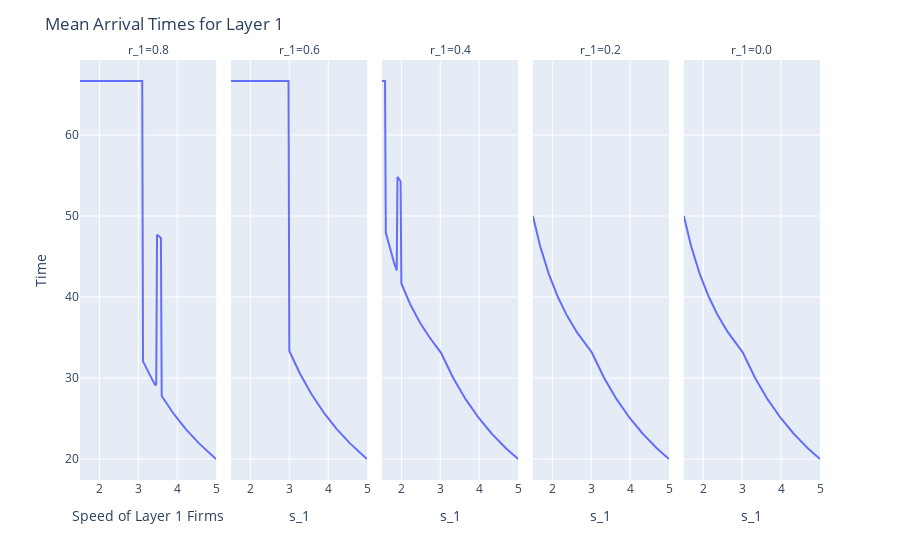
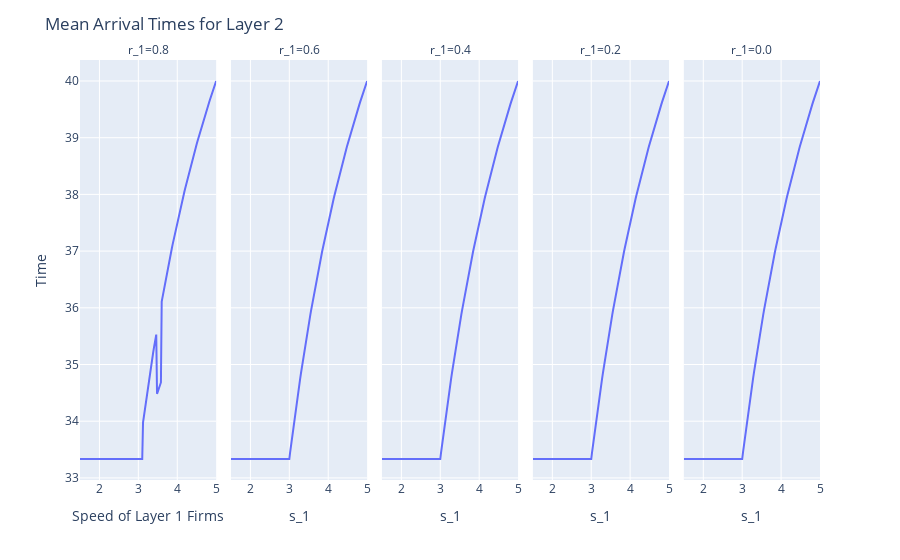
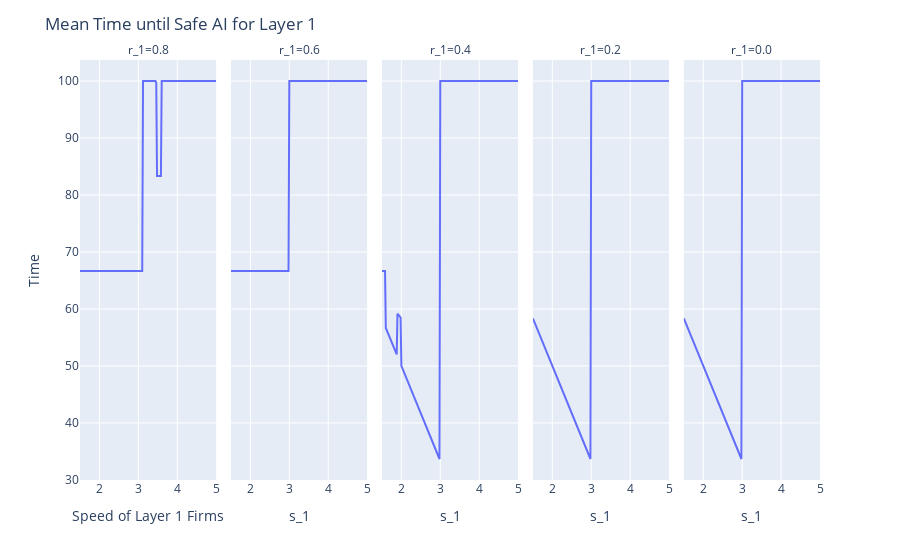
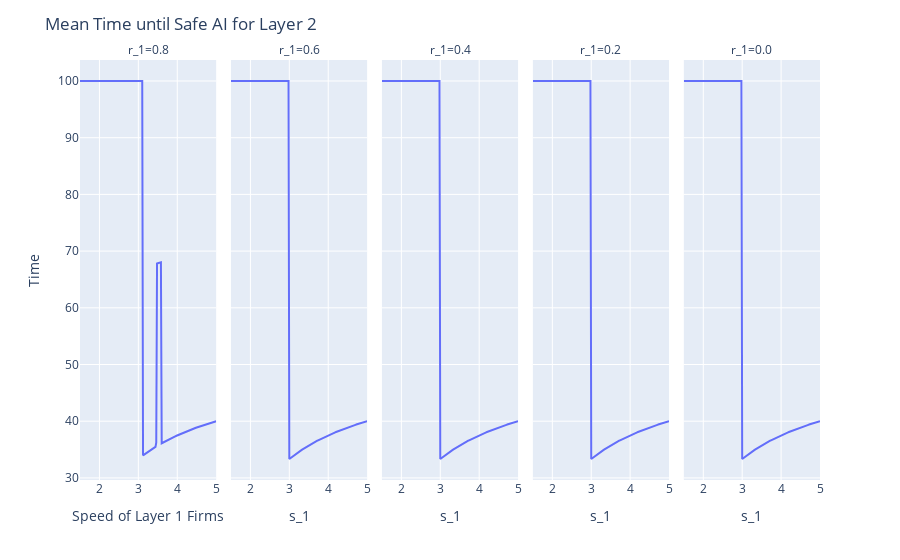

Notebook source saved alongside these figures, in order:
### Markdown cell above
Create plots for each strategy profile's arrival times and safe times as we vary one parameter

### Code cell
def plot_mean_times(df):
    """
    Create lineplots for the mean arrival and safe times as we vary s_1and r_1"""
    
    df_plot = df[(df["s_2"] == selected_s_2) & (df["p_2"] == selected_p_2)]
    df_plot["r_1"] = np.round(df_plot["r_1"], decimals=2)
    set_r_1 = select_unique_values(df_plot["r_1"])
    
    figs = []
    titles = ['Mean Arrival Times for Layer 1',
              'Mean Arrival Times for Layer 2',
              'Mean Time until Safe AI for Layer 1',
              'Mean Time until Safe AI for Layer 2']
    for i, var in enumerate(["arrival_times_layer_1_mean",
                             "arrival_times_layer_2_mean",
                             "safe_times_layer_1_mean",
                             "safe_times_layer_2_mean"]):
        fig = px.line(df_plot[df_plot["r_1"].isin(set_r_1)],
                        x="s_1",
                        y=var,
                        facet_col="r_1")

        fig.update_layout(title=titles[i],
                            xaxis_title='Speed of Layer 1 Firms',
                            yaxis_title='Time',
                            )
        figs.append(fig)
        fig.show()

    return figs

figs = plot_mean_times(df)

### Figure 1 — Plotly figure (JSON) as saved in the notebook; plotly's stock layout.template omitted (floating-point values rounded to 4 significant figures; data arrays with more than 128 entries replaced by an {"elided": "..."} marker saying what was removed)
{"data": [{"hovertemplate": "r_1=0.8<br>s_1=%{x}<br>arrival_times_layer_1_mean=%{y}<extra></extra>", "legendgroup": "", "line": {"color": "#636efa", "dash": "solid"}, "marker": {"symbol": "circle"}, "mode": "lines", "name": "", "orientation": "v", "showlegend": false, "type": "scatter", "x": {"elided": "176 float values"}, "xaxis": "x", "y": {"elided": "176 float values"}, "yaxis": "y"}, {"hovertemplate": "r_1=0.6<br>s_1=%{x}<br>arrival_times_layer_1_mean=%{y}<extra></extra>", "legendgroup": "", "line": {"color": "#636efa", "dash": "solid"}, "marker": {"symbol": "circle"}, "mode": "lines", "name": "", "orientation": "v", "showlegend": false, "type": "scatter", "x": {"elided": "176 float values"}, "xaxis": "x2", "y": {"elided": "176 float values"}, "yaxis": "y2"}, {"hovertemplate": "r_1=0.4<br>s_1=%{x}<br>arrival_times_layer_1_mean=%{y}<extra></extra>", "legendgroup": "", "line": {"color": "#636efa", "dash": "solid"}, "marker": {"symbol": "circle"}, "mode": "lines", "name": "", "orientation": "v", "showlegend": false, "type": "scatter", "x": {"elided": "176 float values"}, "xaxis": "x3", "y": {"elided": "176 float values"}, "yaxis": "y3"}, {"hovertemplate": "r_1=0.2<br>s_1=%{x}<br>arrival_times_layer_1_mean=%{y}<extra></extra>", "legendgroup": "", "line": {"color": "#636efa", "dash": "solid"}, "marker": {"symbol": "circle"}, "mode": "lines", "name": "", "orientation": "v", "showlegend": false, "type": "scatter", "x": {"elided": "176 float values"}, "xaxis": "x4", "y": {"elided": "176 float values"}, "yaxis": "y4"}, {"hovertemplate": "r_1=0.0<br>s_1=%{x}<br>arrival_times_layer_1_mean=%{y}<extra></extra>", "legendgroup": "", "line": {"color": "#636efa", "dash": "solid"}, "marker": {"symbol": "circle"}, "mode": "lines", "name": "", "orientation": "v", "showlegend": false, "type": "scatter", "x": {"elided": "176 float values"}, "xaxis": "x5", "y": {"elided": "176 float values"}, "yaxis": "y5"}], "layout": {"annotations": [{"font": {}, "showarrow": false, "text": "r_1=0.8", "x": 0.092, "xanchor": "center", "xref": "paper", "y": 1, "yanchor": "bottom", "yref": "paper"}, {"font": {}, "showarrow": false, "text": "r_1=0.6", "x": 0.296, "xanchor": "center", "xref": "paper", "y": 1, "yanchor": "bottom", "yref": "paper"}, {"font": {}, "showarrow": false, "text": "r_1=0.4", "x": 0.5, "xanchor": "center", "xref": "paper", "y": 1, "yanchor": "bottom", "yref": "paper"}, {"font": {}, "showarrow": false, "text": "r_1=0.2", "x": 0.704, "xanchor": "center", "xref": "paper", "y": 1, "yanchor": "bottom", "yref": "paper"}, {"font": {}, "showarrow": false, "text": "r_1=0.0", "x": 0.908, "xanchor": "center", "xref": "paper", "y": 1, "yanchor": "bottom", "yref": "paper"}], "legend": {"tracegroupgap": 0}, "margin": {"t": 60}, "title": {"text": "Mean Arrival Times for Layer 1"}, "xaxis": {"anchor": "y", "domain": [0, 0.184], "title": {"text": "Speed of Layer 1 Firms"}}, "xaxis2": {"anchor": "y2", "domain": [0.204, 0.388], "matches": "x", "title": {"text": "s_1"}}, "xaxis3": {"anchor": "y3", "domain": [0.408, 0.592], "matches": "x", "title": {"text": "s_1"}}, "xaxis4": {"anchor": "y4", "domain": [0.612, 0.796], "matches": "x", "title": {"text": "s_1"}}, "xaxis5": {"anchor": "y5", "domain": [0.816, 1], "matches": "x", "title": {"text": "s_1"}}, "yaxis": {"anchor": "x", "domain": [0, 1], "title": {"text": "Time"}}, "yaxis2": {"anchor": "x2", "domain": [0, 1], "matches": "y", "showticklabels": false}, "yaxis3": {"anchor": "x3", "domain": [0, 1], "matches": "y", "showticklabels": false}, "yaxis4": {"anchor": "x4", "domain": [0, 1], "matches": "y", "showticklabels": false}, "yaxis5": {"anchor": "x5", "domain": [0, 1], "matches": "y", "showticklabels": false}}}

### Figure 2 — Plotly figure (JSON) as saved in the notebook; plotly's stock layout.template omitted (floating-point values rounded to 4 significant figures; data arrays with more than 128 entries replaced by an {"elided": "..."} marker saying what was removed)
{"data": [{"hovertemplate": "r_1=0.8<br>s_1=%{x}<br>arrival_times_layer_2_mean=%{y}<extra></extra>", "legendgroup": "", "line": {"color": "#636efa", "dash": "solid"}, "marker": {"symbol": "circle"}, "mode": "lines", "name": "", "orientation": "v", "showlegend": false, "type": "scatter", "x": {"elided": "176 float values"}, "xaxis": "x", "y": {"elided": "176 float values"}, "yaxis": "y"}, {"hovertemplate": "r_1=0.6<br>s_1=%{x}<br>arrival_times_layer_2_mean=%{y}<extra></extra>", "legendgroup": "", "line": {"color": "#636efa", "dash": "solid"}, "marker": {"symbol": "circle"}, "mode": "lines", "name": "", "orientation": "v", "showlegend": false, "type": "scatter", "x": {"elided": "176 float values"}, "xaxis": "x2", "y": {"elided": "176 float values"}, "yaxis": "y2"}, {"hovertemplate": "r_1=0.4<br>s_1=%{x}<br>arrival_times_layer_2_mean=%{y}<extra></extra>", "legendgroup": "", "line": {"color": "#636efa", "dash": "solid"}, "marker": {"symbol": "circle"}, "mode": "lines", "name": "", "orientation": "v", "showlegend": false, "type": "scatter", "x": {"elided": "176 float values"}, "xaxis": "x3", "y": {"elided": "176 float values"}, "yaxis": "y3"}, {"hovertemplate": "r_1=0.2<br>s_1=%{x}<br>arrival_times_layer_2_mean=%{y}<extra></extra>", "legendgroup": "", "line": {"color": "#636efa", "dash": "solid"}, "marker": {"symbol": "circle"}, "mode": "lines", "name": "", "orientation": "v", "showlegend": false, "type": "scatter", "x": {"elided": "176 float values"}, "xaxis": "x4", "y": {"elided": "176 float values"}, "yaxis": "y4"}, {"hovertemplate": "r_1=0.0<br>s_1=%{x}<br>arrival_times_layer_2_mean=%{y}<extra></extra>", "legendgroup": "", "line": {"color": "#636efa", "dash": "solid"}, "marker": {"symbol": "circle"}, "mode": "lines", "name": "", "orientation": "v", "showlegend": false, "type": "scatter", "x": {"elided": "176 float values"}, "xaxis": "x5", "y": {"elided": "176 float values"}, "yaxis": "y5"}], "layout": {"annotations": [{"font": {}, "showarrow": false, "text": "r_1=0.8", "x": 0.092, "xanchor": "center", "xref": "paper", "y": 1, "yanchor": "bottom", "yref": "paper"}, {"font": {}, "showarrow": false, "text": "r_1=0.6", "x": 0.296, "xanchor": "center", "xref": "paper", "y": 1, "yanchor": "bottom", "yref": "paper"}, {"font": {}, "showarrow": false, "text": "r_1=0.4", "x": 0.5, "xanchor": "center", "xref": "paper", "y": 1, "yanchor": "bottom", "yref": "paper"}, {"font": {}, "showarrow": false, "text": "r_1=0.2", "x": 0.704, "xanchor": "center", "xref": "paper", "y": 1, "yanchor": "bottom", "yref": "paper"}, {"font": {}, "showarrow": false, "text": "r_1=0.0", "x": 0.908, "xanchor": "center", "xref": "paper", "y": 1, "yanchor": "bottom", "yref": "paper"}], "legend": {"tracegroupgap": 0}, "margin": {"t": 60}, "title": {"text": "Mean Arrival Times for Layer 2"}, "xaxis": {"anchor": "y", "domain": [0, 0.184], "title": {"text": "Speed of Layer 1 Firms"}}, "xaxis2": {"anchor": "y2", "domain": [0.204, 0.388], "matches": "x", "title": {"text": "s_1"}}, "xaxis3": {"anchor": "y3", "domain": [0.408, 0.592], "matches": "x", "title": {"text": "s_1"}}, "xaxis4": {"anchor": "y4", "domain": [0.612, 0.796], "matches": "x", "title": {"text": "s_1"}}, "xaxis5": {"anchor": "y5", "domain": [0.816, 1], "matches": "x", "title": {"text": "s_1"}}, "yaxis": {"anchor": "x", "domain": [0, 1], "title": {"text": "Time"}}, "yaxis2": {"anchor": "x2", "domain": [0, 1], "matches": "y", "showticklabels": false}, "yaxis3": {"anchor": "x3", "domain": [0, 1], "matches": "y", "showticklabels": false}, "yaxis4": {"anchor": "x4", "domain": [0, 1], "matches": "y", "showticklabels": false}, "yaxis5": {"anchor": "x5", "domain": [0, 1], "matches": "y", "showticklabels": false}}}

### Figure 3 — Plotly figure (JSON) as saved in the notebook; plotly's stock layout.template omitted (floating-point values rounded to 4 significant figures; data arrays with more than 128 entries replaced by an {"elided": "..."} marker saying what was removed)
{"data": [{"hovertemplate": "r_1=0.8<br>s_1=%{x}<br>safe_times_layer_1_mean=%{y}<extra></extra>", "legendgroup": "", "line": {"color": "#636efa", "dash": "solid"}, "marker": {"symbol": "circle"}, "mode": "lines", "name": "", "orientation": "v", "showlegend": false, "type": "scatter", "x": {"elided": "176 float values"}, "xaxis": "x", "y": {"elided": "176 float values"}, "yaxis": "y"}, {"hovertemplate": "r_1=0.6<br>s_1=%{x}<br>safe_times_layer_1_mean=%{y}<extra></extra>", "legendgroup": "", "line": {"color": "#636efa", "dash": "solid"}, "marker": {"symbol": "circle"}, "mode": "lines", "name": "", "orientation": "v", "showlegend": false, "type": "scatter", "x": {"elided": "176 float values"}, "xaxis": "x2", "y": {"elided": "176 float values"}, "yaxis": "y2"}, {"hovertemplate": "r_1=0.4<br>s_1=%{x}<br>safe_times_layer_1_mean=%{y}<extra></extra>", "legendgroup": "", "line": {"color": "#636efa", "dash": "solid"}, "marker": {"symbol": "circle"}, "mode": "lines", "name": "", "orientation": "v", "showlegend": false, "type": "scatter", "x": {"elided": "176 float values"}, "xaxis": "x3", "y": {"elided": "176 float values"}, "yaxis": "y3"}, {"hovertemplate": "r_1=0.2<br>s_1=%{x}<br>safe_times_layer_1_mean=%{y}<extra></extra>", "legendgroup": "", "line": {"color": "#636efa", "dash": "solid"}, "marker": {"symbol": "circle"}, "mode": "lines", "name": "", "orientation": "v", "showlegend": false, "type": "scatter", "x": {"elided": "176 float values"}, "xaxis": "x4", "y": {"elided": "176 float values"}, "yaxis": "y4"}, {"hovertemplate": "r_1=0.0<br>s_1=%{x}<br>safe_times_layer_1_mean=%{y}<extra></extra>", "legendgroup": "", "line": {"color": "#636efa", "dash": "solid"}, "marker": {"symbol": "circle"}, "mode": "lines", "name": "", "orientation": "v", "showlegend": false, "type": "scatter", "x": {"elided": "176 float values"}, "xaxis": "x5", "y": {"elided": "176 float values"}, "yaxis": "y5"}], "layout": {"annotations": [{"font": {}, "showarrow": false, "text": "r_1=0.8", "x": 0.092, "xanchor": "center", "xref": "paper", "y": 1, "yanchor": "bottom", "yref": "paper"}, {"font": {}, "showarrow": false, "text": "r_1=0.6", "x": 0.296, "xanchor": "center", "xref": "paper", "y": 1, "yanchor": "bottom", "yref": "paper"}, {"font": {}, "showarrow": false, "text": "r_1=0.4", "x": 0.5, "xanchor": "center", "xref": "paper", "y": 1, "yanchor": "bottom", "yref": "paper"}, {"font": {}, "showarrow": false, "text": "r_1=0.2", "x": 0.704, "xanchor": "center", "xref": "paper", "y": 1, "yanchor": "bottom", "yref": "paper"}, {"font": {}, "showarrow": false, "text": "r_1=0.0", "x": 0.908, "xanchor": "center", "xref": "paper", "y": 1, "yanchor": "bottom", "yref": "paper"}], "legend": {"tracegroupgap": 0}, "margin": {"t": 60}, "title": {"text": "Mean Time until Safe AI for Layer 1"}, "xaxis": {"anchor": "y", "domain": [0, 0.184], "title": {"text": "Speed of Layer 1 Firms"}}, "xaxis2": {"anchor": "y2", "domain": [0.204, 0.388], "matches": "x", "title": {"text": "s_1"}}, "xaxis3": {"anchor": "y3", "domain": [0.408, 0.592], "matches": "x", "title": {"text": "s_1"}}, "xaxis4": {"anchor": "y4", "domain": [0.612, 0.796], "matches": "x", "title": {"text": "s_1"}}, "xaxis5": {"anchor": "y5", "domain": [0.816, 1], "matches": "x", "title": {"text": "s_1"}}, "yaxis": {"anchor": "x", "domain": [0, 1], "title": {"text": "Time"}}, "yaxis2": {"anchor": "x2", "domain": [0, 1], "matches": "y", "showticklabels": false}, "yaxis3": {"anchor": "x3", "domain": [0, 1], "matches": "y", "showticklabels": false}, "yaxis4": {"anchor": "x4", "domain": [0, 1], "matches": "y", "showticklabels": false}, "yaxis5": {"anchor": "x5", "domain": [0, 1], "matches": "y", "showticklabels": false}}}

### Figure 4 — Plotly figure (JSON) as saved in the notebook; plotly's stock layout.template omitted (floating-point values rounded to 4 significant figures; data arrays with more than 128 entries replaced by an {"elided": "..."} marker saying what was removed)
{"data": [{"hovertemplate": "r_1=0.8<br>s_1=%{x}<br>safe_times_layer_2_mean=%{y}<extra></extra>", "legendgroup": "", "line": {"color": "#636efa", "dash": "solid"}, "marker": {"symbol": "circle"}, "mode": "lines", "name": "", "orientation": "v", "showlegend": false, "type": "scatter", "x": {"elided": "176 float values"}, "xaxis": "x", "y": {"elided": "176 float values"}, "yaxis": "y"}, {"hovertemplate": "r_1=0.6<br>s_1=%{x}<br>safe_times_layer_2_mean=%{y}<extra></extra>", "legendgroup": "", "line": {"color": "#636efa", "dash": "solid"}, "marker": {"symbol": "circle"}, "mode": "lines", "name": "", "orientation": "v", "showlegend": false, "type": "scatter", "x": {"elided": "176 float values"}, "xaxis": "x2", "y": {"elided": "176 float values"}, "yaxis": "y2"}, {"hovertemplate": "r_1=0.4<br>s_1=%{x}<br>safe_times_layer_2_mean=%{y}<extra></extra>", "legendgroup": "", "line": {"color": "#636efa", "dash": "solid"}, "marker": {"symbol": "circle"}, "mode": "lines", "name": "", "orientation": "v", "showlegend": false, "type": "scatter", "x": {"elided": "176 float values"}, "xaxis": "x3", "y": {"elided": "176 float values"}, "yaxis": "y3"}, {"hovertemplate": "r_1=0.2<br>s_1=%{x}<br>safe_times_layer_2_mean=%{y}<extra></extra>", "legendgroup": "", "line": {"color": "#636efa", "dash": "solid"}, "marker": {"symbol": "circle"}, "mode": "lines", "name": "", "orientation": "v", "showlegend": false, "type": "scatter", "x": {"elided": "176 float values"}, "xaxis": "x4", "y": {"elided": "176 float values"}, "yaxis": "y4"}, {"hovertemplate": "r_1=0.0<br>s_1=%{x}<br>safe_times_layer_2_mean=%{y}<extra></extra>", "legendgroup": "", "line": {"color": "#636efa", "dash": "solid"}, "marker": {"symbol": "circle"}, "mode": "lines", "name": "", "orientation": "v", "showlegend": false, "type": "scatter", "x": {"elided": "176 float values"}, "xaxis": "x5", "y": {"elided": "176 float values"}, "yaxis": "y5"}], "layout": {"annotations": [{"font": {}, "showarrow": false, "text": "r_1=0.8", "x": 0.092, "xanchor": "center", "xref": "paper", "y": 1, "yanchor": "bottom", "yref": "paper"}, {"font": {}, "showarrow": false, "text": "r_1=0.6", "x": 0.296, "xanchor": "center", "xref": "paper", "y": 1, "yanchor": "bottom", "yref": "paper"}, {"font": {}, "showarrow": false, "text": "r_1=0.4", "x": 0.5, "xanchor": "center", "xref": "paper", "y": 1, "yanchor": "bottom", "yref": "paper"}, {"font": {}, "showarrow": false, "text": "r_1=0.2", "x": 0.704, "xanchor": "center", "xref": "paper", "y": 1, "yanchor": "bottom", "yref": "paper"}, {"font": {}, "showarrow": false, "text": "r_1=0.0", "x": 0.908, "xanchor": "center", "xref": "paper", "y": 1, "yanchor": "bottom", "yref": "paper"}], "legend": {"tracegroupgap": 0}, "margin": {"t": 60}, "title": {"text": "Mean Time until Safe AI for Layer 2"}, "xaxis": {"anchor": "y", "domain": [0, 0.184], "title": {"text": "Speed of Layer 1 Firms"}}, "xaxis2": {"anchor": "y2", "domain": [0.204, 0.388], "matches": "x", "title": {"text": "s_1"}}, "xaxis3": {"anchor": "y3", "domain": [0.408, 0.592], "matches": "x", "title": {"text": "s_1"}}, "xaxis4": {"anchor": "y4", "domain": [0.612, 0.796], "matches": "x", "title": {"text": "s_1"}}, "xaxis5": {"anchor": "y5", "domain": [0.816, 1], "matches": "x", "title": {"text": "s_1"}}, "yaxis": {"anchor": "x", "domain": [0, 1], "title": {"text": "Time"}}, "yaxis2": {"anchor": "x2", "domain": [0, 1], "matches": "y", "showticklabels": false}, "yaxis3": {"anchor": "x3", "domain": [0, 1], "matches": "y", "showticklabels": false}, "yaxis4": {"anchor": "x4", "domain": [0, 1], "matches": "y", "showticklabels": false}, "yaxis5": {"anchor": "x5", "domain": [0, 1], "matches": "y", "showticklabels": false}}}
